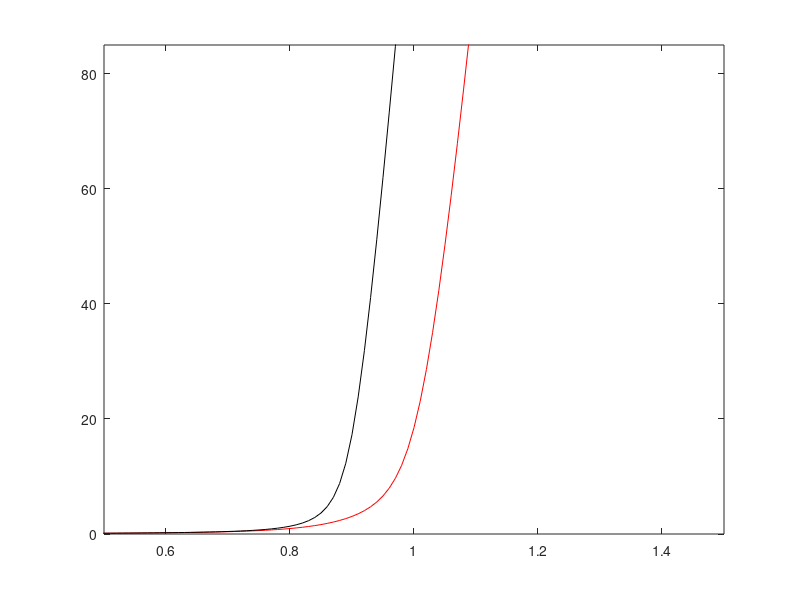

Write the MATLAB code that produced this figure. (Note: this script raises an error after producing the figure.)
clear all;
close all;
clc;

%eWLCExpr = {'(kB*T)/(4*(1-x/Ld+F/K)^2)','(kB*T)/(4*pD)','(kB*T*x)/(Ld*pD)','(kB*T*F)/(K*pD)'}; %Extensible WLC Rief et al.
%wlcFit = fittype(@(kB,T,Ld,pD,K,x,F) (kB.*T)./(4.*(1-x./Ld+F./K).^2)-(kB.*T)./(4.*pD)+(kB.*T.*x)./(Ld.*pD)-(kB.*T.*F)./(K.*pD), 'independent', {'x', 'F'});

 load wormlikechains % wormlike chains
    plot( ext,  singleMBPForce,'r', ext, DNAforce, 'k')
   axis([0.5 1.5 0 85]);
kB = 1.3806488*10^(-23); %J/K
T = 293.15; %K
%Ld = 920E-9; %nm
pD = 50E-9; %nm
K = 1.2*10^(-9);
%wlceFit = @(kB,T,Ld,pD,K,x,F) (kB.*T)./(4.*(1-x./Ld+F./K).^2)-(kB.*T)./(4.*pD)+(kB.*T.*x)./(Ld.*pD)-(kB.*T.*F)./(K.*pD);
 
fMinOptions = optimset('MaxFunEvals', 2000, 'Display', 'Iter', 'TolFun', 1E-13, 'TolX', 1E-16); % fminsearch options.

extension = ext(1:110).*1E-6;
force = DNAforce(1:110).*1E-12;

expFitVal = fminsearch(@(x) fitWLC( extension, force, kB, T, x(1), x(2), K ), [1000E-9 50E-9] , fMinOptions);

%plot(data(timeSpan,1),(data(timeSpan,protCol)-data(timeSpan(1),protCol)).*protConvFac,data(timeSpan,1),expFitVal(1)*(1-exp(-expFitVal(2).*(data(timeSpan,1)-data(timeSpan(1),1)))));

figure()
plot(extension*1E6,force*1E12,'linewidth',5);
 hold on;
 FEE = (kB.*T)./(4.*expFitVal(2).*(1-extension./expFitVal(1)+force./K).^2)-(kB.*T)./(4.*expFitVal(2))+(kB.*T.*extension)./(expFitVal(1).*expFitVal(2))-(kB.*T.*force)./(K.*expFitVal(2));
 plot(extension*1E6,FEE*1E12,'linewidth',3);
 axis([0.5 1.5 0 85]);
 %   wlceFit = @(kB,T,Ld,pD,x,F) (kB.*T)./(4.*(1-x./Ld).^2)-(kB.*T)./(4.*pD)+(kB.*T.*x)./(Ld.*pD);
% WLCFITTING = fit(ext, DNAforce, wlceFit)